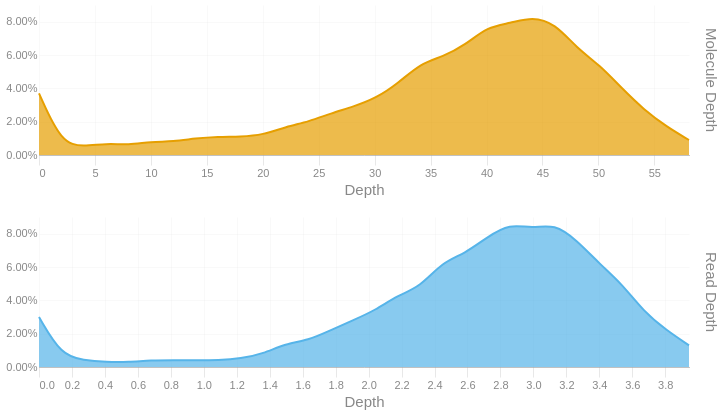

Write notebook code for a chart like this one.
### Code cell
readdep = depth_hist(tb['Read Depth'], q99, 3)
readdep = readdep.with_columns(pl.lit('Read Depth').alias('Metric'))
if not SKIPLR:
    moldep = depth_hist(tb['Molecule Depth'], mol_q99, 1)
    moldep = moldep.with_columns(pl.lit('Molecule Depth').alias('Metric'))
    _hist = pl.concat([readdep, moldep])
    _hist = _hist.filter(pl.col('Proportion') != 0)
    with SafeRender(_hist):
        (
            alt.Chart(_hist)        
            .mark_area(interpolate = "basis")
            .encode(
                x=alt.X('Bin:Q').scale(domainMin=0).axis(alt.Axis(title='Depth')),
                y = alt.Y('Proportion:Q', title = None).axis(format = '.2%'),
                color = alt.Color('Metric:N').legend(None),
                row = alt.Row("Metric:N").header(title = None, labelOrient = 'right'),
                tooltip = [
                    alt.Tooltip("Metric:N", title = "Metric"),
                    alt.Tooltip('Interval:N', title = "Depth Interval"),
                    alt.Tooltip('Proportion:Q', title = "% Alignments").format('.2%')
                ]
            )
            .resolve_scale(x='independent', y='independent')
            .properties(
                height = 150, width = 650,
                usermeta={'embedOptions': {'downloadFileName': f'{samplename}.depth.hist'}}
            )
        ).display()
else:
    readdep = readdep.filter(pl.col('Proportion') != 0)
    with SafeRender(readdep):
        (
            alt.Chart(readdep)        
            .mark_area(interpolate = "basis")
            .encode(
                x=alt.X('Bin:Q').scale(domainMin=0).axis(alt.Axis(title='Depth')),
                y = alt.Y('Proportion:Q', title = None).axis(format = '.2%'),
                tooltip = [
                    alt.Tooltip('Interval:N', title = "Depth Interval"),
                    alt.Tooltip('Proportion:Q', title = "% Alignments").format('.2%')
                ]
            )
            .properties(
                usermeta={'embedOptions': {'downloadFileName': f'{samplename}.depth.hist'}}
            )
        ).display()

### Figure 1 — Vega-Lite specification as saved in the notebook (floating-point values rounded to 4 significant figures)
{"width": 650, "height": 150, "config": {"title": {"anchor": "start", "dy": -15, "fontSize": 18, "color": "#888888", "subtitleColor": "#888888", "subtitleFontSize": 14}, "arc": {"fill": "#0072B2"}, "axis": {"domainColor": "#888888", "domainWidth": 0.5, "gridWidth": 0.2, "grid": false, "titleFontWeight": 400, "titleFontSize": 15, "labelFontSize": 11, "labelColor": "#888888", "tickColor": "#888888", "tickWidth": 0.2, "titleColor": "#888888"}, "axisBand": {"grid": false}, "axisX": {"grid": true, "tickSize": 10, "domainCap": "round"}, "axisY": {"domain": false, "grid": true, "tickSize": 0, "domainCap": "round"}, "background": "transparent", "header": {"labelFontSize": 15, "labelColor": "#888888", "titleFontSize": 15, "titleFontWeight": 600, "titleColor": "#888888"}, "legend": {"labelFont": "sans-serif", "labelFontSize": 12, "labelColor": "#888888", "symbolSize": 100, "symbolType": "circle", "titleFontSize": 12, "titlePadding": 10, "titleColor": "#888888", "title": null}, "range": {"category": ["#E69F00", "#56B4E9", "#009E73", "#F0E442", "#0072B2", "#D55E00", "#CC79A7", "#000000"], "diverging": ["#cfe8f3", "#a2d4ec", "#73bfe2", "#46abdb", "#1696d2", "#12719e"]}, "area": {"fill": "#0072B2", "fillOpacity": 0.7, "line": true, "strokeOpacity": 0.7}, "line": {"color": "#0072B2", "stroke": "#0072B2", "strokeWidth": 2}, "trail": {"color": "#0072B2", "stroke": "#0072B2", "strokeWidth": 0, "size": 1}, "point": {"filled": true, "fillOpacity": 1.0, "size": 95}, "text": {"color": "#888888", "fontSize": 11, "align": "right", "fontWeight": 400, "size": 11}, "bar": {"fill": "#0072B2", "stroke": null}, "view": {"stroke": null, "continuousWidth": 660, "continuousHeight": 400}}, "data": {"name": "data-c96cee2a464b27547245fe94069f3fcb"}, "mark": {"type": "area", "interpolate": "basis"}, "encoding": {"color": {"field": "Metric", "legend": null, "type": "nominal"}, "row": {"field": "Metric", "header": {"title": null, "labelOrient": "right"}, "type": "nominal"}, "tooltip": [{"field": "Metric", "title": "Metric", "type": "nominal"}, {"field": "Interval", "title": "Depth Interval", "type": "nominal"}, {"field": "Proportion", "format": ".2%", "title": "% Alignments", "type": "quantitative"}], "x": {"axis": {"title": "Depth"}, "field": "Bin", "scale": {"domainMin": 0}, "type": "quantitative"}, "y": {"axis": {"format": ".2%"}, "field": "Proportion", "title": null, "type": "quantitative"}}, "resolve": {"scale": {"x": "independent", "y": "independent"}}, "usermeta": {"embedOptions": {"downloadFileName": "S6_Waccamaw_1681.depth.hist"}}, "$schema": "https://vega.github.io/schema/vega-lite/v6.1.0.json", "datasets": {"data-c96cee2a464b27547245fe94069f3fcb": [{"Bin": 0.0, "Interval": "0.0-0.136", "Proportion": 0.03, "Metric": "Read Depth"}, {"Bin": 0.136, "Interval": "0.136-0.272", "Proportion": 0.007, "Metric": "Read Depth"}, {"Bin": 0.272, "Interval": "0.272-0.408", "Proportion": 0.004, "Metric": "Read Depth"}, {"Bin": 0.408, "Interval": "0.408-0.544", "Proportion": 0.003, "Metric": "Read Depth"}, {"Bin": 0.544, "Interval": "0.544-0.68", "Proportion": 0.003, "Metric": "Read Depth"}, {"Bin": 0.68, "Interval": "0.68-0.816", "Proportion": 0.004, "Metric": "Read Depth"}, {"Bin": 0.816, "Interval": "0.816-0.952", "Proportion": 0.004, "Metric": "Read Depth"}, {"Bin": 0.952, "Interval": "0.952-1.088", "Proportion": 0.004, "Metric": "Read Depth"}, {"Bin": 1.088, "Interval": "1.088-1.224", "Proportion": 0.004, "Metric": "Read Depth"}, {"Bin": 1.224, "Interval": "1.224-1.36", "Proportion": 0.005, "Metric": "Read Depth"}, {"Bin": 1.36, "Interval": "1.36-1.496", "Proportion": 0.008, "Metric": "Read Depth"}, {"Bin": 1.496, "Interval": "1.496-1.632", "Proportion": 0.014, "Metric": "Read Depth"}, {"Bin": 1.632, "Interval": "1.632-1.768", "Proportion": 0.016, "Metric": "Read Depth"}, {"Bin": 1.768, "Interval": "1.768-1.904", "Proportion": 0.022, "Metric": "Read Depth"}, {"Bin": 1.904, "Interval": "1.904-2.04", "Proportion": 0.028, "Metric": "Read Depth"}, {"Bin": 2.04, "Interval": "2.04-2.176", "Proportion": 0.034, "Metric": "Read Depth"}, {"Bin": 2.176, "Interval": "2.176-2.312", "Proportion": 0.043, "Metric": "Read Depth"}, {"Bin": 2.312, "Interval": "2.312-2.448", "Proportion": 0.048, "Metric": "Read Depth"}, {"Bin": 2.448, "Interval": "2.448-2.584", "Proportion": 0.063, "Metric": "Read Depth"}, {"Bin": 2.584, "Interval": "2.584-2.72", "Proportion": 0.068, "Metric": "Read Depth"}, {"Bin": 2.72, "Interval": "2.72-2.856", "Proportion": 0.078, "Metric": "Read Depth"}, {"Bin": 2.856, "Interval": "2.856-2.992", "Proportion": 0.086, "Metric": "Read Depth"}, {"Bin": 2.992, "Interval": "2.992-3.128", "Proportion": 0.083, "Metric": "Read Depth"}, {"Bin": 3.128, "Interval": "3.128-3.264", "Proportion": 0.086, "Metric": "Read Depth"}, {"Bin": 3.264, "Interval": "3.264-3.4", "Proportion": 0.076, "Metric": "Read Depth"}, {"Bin": 3.4, "Interval": "3.4-3.536", "Proportion": 0.062, "Metric": "Read Depth"}, {"Bin": 3.536, "Interval": "3.536-3.672", "Proportion": 0.05, "Metric": "Read Depth"}, {"Bin": 3.672, "Interval": "3.672-3.808", "Proportion": 0.033, "Metric": "Read Depth"}, {"Bin": 3.808, "Interval": "3.808-3.944", "Proportion": 0.022, "Metric": "Read Depth"}, {"Bin": 3.944, "Interval": "3.944-4.08", "Proportion": 0.013, "Metric": "Read Depth"}, {"Bin": 0.0, "Interval": "0.0-2.0", "Proportion": 0.037, "Metric": "Molecule Depth"}, {"Bin": 2.0, "Interval": "2.0-4.0", "Proportion": 0.007, "Metric": "Molecule Depth"}, {"Bin": 4.0, "Interval": "4.0-6.0", "Proportion": 0.005, "Metric": "Molecule Depth"}, {"Bin": 6.0, "Interval": "6.0-8.0", "Proportion": 0.007, "Metric": "Molecule Depth"}, {"Bin": 8.0, "Interval": "8.0-10.0", "Proportion": 0.006, "Metric": "Molecule Depth"}, {"Bin": 10.0, "Interval": "10.0-12.0", "Proportion": 0.008, "Metric": "Molecule Depth"}, {"Bin": 12.0, "Interval": "12.0-14.0", "Proportion": 0.008, "Metric": "Molecule Depth"}, {"Bin": 14.0, "Interval": "14.0-16.0", "Proportion": 0.01, "Metric": "Molecule Depth"}, {"Bin": 16.0, "Interval": "16.0-18.0", "Proportion": 0.011, "Metric": "Molecule Depth"}, {"Bin": 18.0, "Interval": "18.0-20.0", "Proportion": 0.011, "Metric": "Molecule Depth"}, {"Bin": 20.0, "Interval": "20.0-22.1", "Proportion": 0.012, "Metric": "Molecule Depth"}, {"Bin": 22.1, "Interval": "22.1-24.1", "Proportion": 0.017, "Metric": "Molecule Depth"}, {"Bin": 24.1, "Interval": "24.1-26.1", "Proportion": 0.02, "Metric": "Molecule Depth"}, {"Bin": 26.1, "Interval": "26.1-28.1", "Proportion": 0.025, "Metric": "Molecule Depth"}, {"Bin": 28.1, "Interval": "28.1-30.1", "Proportion": 0.029, "Metric": "Molecule Depth"}, {"Bin": 30.1, "Interval": "30.1-32.1", "Proportion": 0.034, "Metric": "Molecule Depth"}, {"Bin": 32.1, "Interval": "32.1-34.1", "Proportion": 0.043, "Metric": "Molecule Depth"}, {"Bin": 34.1, "Interval": "34.1-36.1", "Proportion": 0.055, "Metric": "Molecule Depth"}, {"Bin": 36.1, "Interval": "36.1-38.1", "Proportion": 0.059, "Metric": "Molecule Depth"}, {"Bin": 38.1, "Interval": "38.1-40.1", "Proportion": 0.066, "Metric": "Molecule Depth"}, {"Bin": 40.1, "Interval": "40.1-42.1", "Proportion": 0.077, "Metric": "Molecule Depth"}, {"Bin": 42.1, "Interval": "42.1-44.1", "Proportion": 0.079, "Metric": "Molecule Depth"}, {"Bin": 44.1, "Interval": "44.1-46.1", "Proportion": 0.083, "Metric": "Molecule Depth"}, {"Bin": 46.1, "Interval": "46.1-48.1", "Proportion": 0.079, "Metric": "Molecule Depth"}, {"Bin": 48.1, "Interval": "48.1-50.1", "Proportion": 0.064, "Metric": "Molecule Depth"}, {"Bin": 50.1, "Interval": "50.1-52.1", "Proportion": 0.054, "Metric": "Molecule Depth"}, {"Bin": 52.1, "Interval": "52.1-54.1", "Proportion": 0.04, "Metric": "Molecule Depth"}, {"Bin": 54.1, "Interval": "54.1-56.1", "Proportion": 0.027, "Metric": "Molecule Depth"}, {"Bin": 56.1, "Interval": "56.1-58.1", "Proportion": 0.017, "Metric": "Molecule Depth"}, {"Bin": 58.1, "Interval": "58.1-60.14", "Proportion": 0.009, "Metric": "Molecule Depth"}]}}
